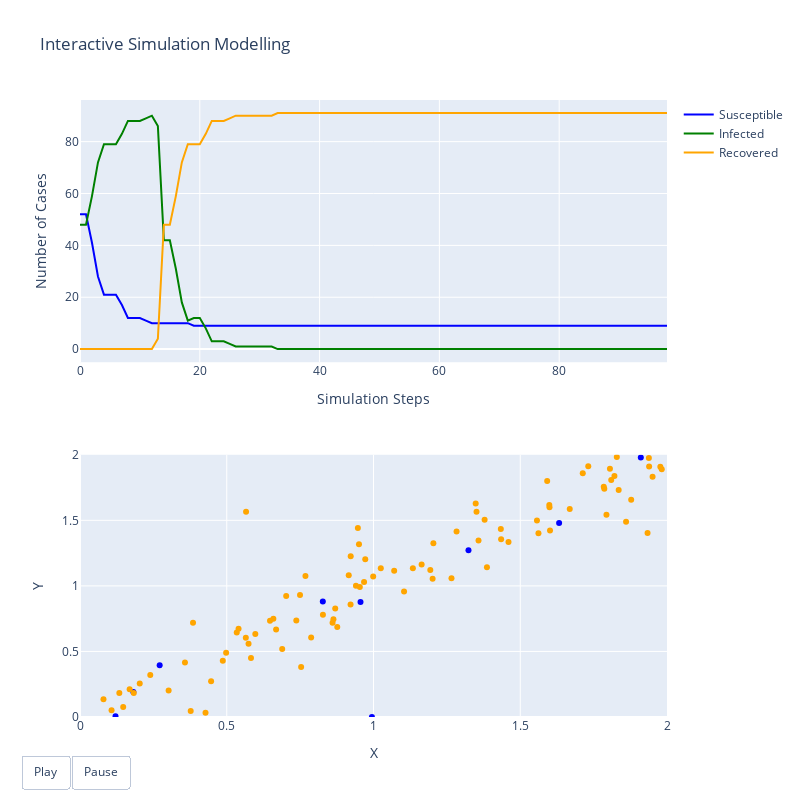

The cell this chart's notebook holds for it:
### Code cell
fig = make_subplots(rows=2, cols=1)

fig.add_trace(
    go.Scatter(x=[i for i in range(len(negatives))], y=negatives,
                     mode="lines",
                     line=dict(width=2, color="blue"), name='Susceptible',),
    row=1, col=1
)

fig.add_trace(
    go.Scatter(x=[i for i in range(len(negatives))], y=positives,
                     mode="lines",
                     line=dict(width=2, color="green"), name='Infected',),
    row=1, col=1
)

fig.add_trace(
    go.Scatter(x=[i for i in range(len(negatives))], y=survivors,
                     mode="lines",
                     line=dict(width=2, color="orange"), name='Recovered',),
    row=1, col=1
)

fig.add_trace(
    go.Scatter(
    x=df[(df['index']==len(df['index'].unique())-1) & (df['state']=='Susceptible')]['x_pos'], 
    y=df[(df['index']==len(df['index'].unique())-1) & (df['state']=='Susceptible')]['y_pos'],
    name='Susceptible',
    mode='markers',
    marker=dict(
    color="blue"),
    showlegend=False
    ),
    row=2, col=1)

fig.add_trace(go.Scatter(
    x=df[(df['index']==len(df['index'].unique())-1) & (df['state']=='Infected')]['x_pos'], 
    y=df[(df['index']==len(df['index'].unique())-1) & (df['state']=='Infected')]['y_pos'],
    name='Infected',
    mode='markers',
    marker=dict(
    color="green"),
    showlegend=False
    ),
    row=2, col=1)

fig.add_trace(go.Scatter(
    x=df[(df['index']==len(df['index'].unique())-1) & (df['state']=='Recovered')]['x_pos'], 
    y=df[(df['index']==len(df['index'].unique())-1) & (df['state']=='Recovered')]['y_pos'],
    name='Recovered',
    mode='markers',
    marker=dict(
    color="orange"),
    showlegend=False
    ),
    row=2, col=1)

frames =[go.Frame(
        data=[go.Scatter(
            x=[i for i in range(k)],
            y=negatives,
            mode="lines",
            line=dict(width=2, color="blue")),
             go.Scatter(
            x=[i for i in range(k)],
            y=positives,
            mode="lines",
            line=dict(width=2, color="green")),
             go.Scatter(
            x=[i for i in range(k)],
            y=survivors,
            mode="lines",
            line=dict(width=2, color="orange")),
            go.Scatter(
                x=df[(df['index']==k) & (df['state']=='Susceptible')]['x_pos'], 
                y=df[(df['index']==k) & (df['state']=='Susceptible')]['y_pos'],
                mode='markers',
                marker=dict(
                color="blue")
                ),
            go.Scatter(
                x=df[(df['index']==k) & (df['state']=='Infected')]['x_pos'], 
                y=df[(df['index']==k) & (df['state']=='Infected')]['y_pos'],
                mode='markers',
                marker=dict(
                color="green")
                ),
            go.Scatter(
                x=df[(df['index']==k) & (df['state']=='Recovered')]['x_pos'], 
                y=df[(df['index']==k) & (df['state']=='Recovered')]['y_pos'],
                mode='markers',
                marker=dict(
                color="orange")
                ),
            ],
            traces=[0,1,2,3,4,5])

        for k in range(len(negatives))] 

fig.frames=frames
fig.update_layout(updatemenus= [
            {
                "buttons": [
                    {
                        "args": [None, {"frame": {"duration": 100, "redraw": False},
                                        "fromcurrent": True, "transition": {"duration": 10,
                                                                            "easing": "quadratic-in-out"}}],
                        "label": "Play",
                        "method": "animate"
                    },
                    {
                        "args": [[None], {"frame": {"duration": 0, "redraw": False},
                                          "mode": "immediate",
                                          "transition": {"duration": 0}}],
                        "label": "Pause",
                        "method": "animate"
                    }
                ],
                "direction": "left",
                "pad": {"r": 10, "t": 87},
                "showactive": False,
                "type": "buttons",
                "x": 0.1,
                "xanchor": "right",
                "y": 0.08,
                "yanchor": "top"
            }
        ],)

fig.update_xaxes(title_text="Simulation Steps", row=1, col=1)
fig.update_yaxes(title_text="Number of Cases", row=1, col=1)
fig.update_xaxes(title_text="X", range=[0,grid_limits[0]], row=2, col=1)
fig.update_yaxes(title_text="Y", range=[0,grid_limits[1]], row=2, col=1)
fig.update_layout(height=800, width=800, title_text="Interactive Simulation Modelling")
fig.show()

### Figure 1 — Plotly figure (JSON) as saved in the notebook; plotly's stock layout.template omitted (floating-point values rounded to 4 significant figures)
{"data": [{"line": {"color": "blue", "width": 2}, "mode": "lines", "name": "Susceptible", "type": "scatter", "x": [0, 1, 2, 3, 4, 5, 6, 7, 8, 9, 10, 11, 12, 13, 14, 15, 16, 17, 18, 19, 20, 21, 22, 23, 24, 25, 26, 27, 28, 29, 30, 31, 32, 33, 34, 35, 36, 37, 38, 39, 40, 41, 42, 43, 44, 45, 46, 47, 48, 49, 50, 51, 52, 53, 54, 55, 56, 57, 58, 59, 60, 61, 62, 63, 64, 65, 66, 67, 68, 69, 70, 71, 72, 73, 74, 75, 76, 77, 78, 79, 80, 81, 82, 83, 84, 85, 86, 87, 88, 89, 90, 91, 92, 93, 94, 95, 96, 97, 98], "xaxis": "x", "y": [52, 52, 41, 28, 21, 21, 21, 17, 12, 12, 12, 11, 10, 10, 10, 10, 10, 10, 10, 9, 9, 9, 9, 9, 9, 9, 9, 9, 9, 9, 9, 9, 9, 9, 9, 9, 9, 9, 9, 9, 9, 9, 9, 9, 9, 9, 9, 9, 9, 9, 9, 9, 9, 9, 9, 9, 9, 9, 9, 9, 9, 9, 9, 9, 9, 9, 9, 9, 9, 9, 9, 9, 9, 9, 9, 9, 9, 9, 9, 9, 9, 9, 9, 9, 9, 9, 9, 9, 9, 9, 9, 9, 9, 9, 9, 9, 9, 9, 9, 9], "yaxis": "y"}, {"line": {"color": "green", "width": 2}, "mode": "lines", "name": "Infected", "type": "scatter", "x": [0, 1, 2, 3, 4, 5, 6, 7, 8, 9, 10, 11, 12, 13, 14, 15, 16, 17, 18, 19, 20, 21, 22, 23, 24, 25, 26, 27, 28, 29, 30, 31, 32, 33, 34, 35, 36, 37, 38, 39, 40, 41, 42, 43, 44, 45, 46, 47, 48, 49, 50, 51, 52, 53, 54, 55, 56, 57, 58, 59, 60, 61, 62, 63, 64, 65, 66, 67, 68, 69, 70, 71, 72, 73, 74, 75, 76, 77, 78, 79, 80, 81, 82, 83, 84, 85, 86, 87, 88, 89, 90, 91, 92, 93, 94, 95, 96, 97, 98], "xaxis": "x", "y": [48, 48, 59, 72, 79, 79, 79, 83, 88, 88, 88, 89, 90, 86, 42, 42, 31, 18, 11, 12, 12, 8, 3, 3, 3, 2, 1, 1, 1, 1, 1, 1, 1, 0, 0, 0, 0, 0, 0, 0, 0, 0, 0, 0, 0, 0, 0, 0, 0, 0, 0, 0, 0, 0, 0, 0, 0, 0, 0, 0, 0, 0, 0, 0, 0, 0, 0, 0, 0, 0, 0, 0, 0, 0, 0, 0, 0, 0, 0, 0, 0, 0, 0, 0, 0, 0, 0, 0, 0, 0, 0, 0, 0, 0, 0, 0, 0, 0, 0, 0], "yaxis": "y"}, {"line": {"color": "orange", "width": 2}, "mode": "lines", "name": "Recovered", "type": "scatter", "x": [0, 1, 2, 3, 4, 5, 6, 7, 8, 9, 10, 11, 12, 13, 14, 15, 16, 17, 18, 19, 20, 21, 22, 23, 24, 25, 26, 27, 28, 29, 30, 31, 32, 33, 34, 35, 36, 37, 38, 39, 40, 41, 42, 43, 44, 45, 46, 47, 48, 49, 50, 51, 52, 53, 54, 55, 56, 57, 58, 59, 60, 61, 62, 63, 64, 65, 66, 67, 68, 69, 70, 71, 72, 73, 74, 75, 76, 77, 78, 79, 80, 81, 82, 83, 84, 85, 86, 87, 88, 89, 90, 91, 92, 93, 94, 95, 96, 97, 98], "xaxis": "x", "y": [0, 0, 0, 0, 0, 0, 0, 0, 0, 0, 0, 0, 0, 4, 48, 48, 59, 72, 79, 79, 79, 83, 88, 88, 88, 89, 90, 90, 90, 90, 90, 90, 90, 91, 91, 91, 91, 91, 91, 91, 91, 91, 91, 91, 91, 91, 91, 91, 91, 91, 91, 91, 91, 91, 91, 91, 91, 91, 91, 91, 91, 91, 91, 91, 91, 91, 91, 91, 91, 91, 91, 91, 91, 91, 91, 91, 91, 91, 91, 91, 91, 91, 91, 91, 91, 91, 91, 91, 91, 91, 91, 91, 91, 91, 91, 91, 91, 91, 91, 91], "yaxis": "y"}, {"marker": {"color": "blue"}, "mode": "markers", "name": "Susceptible", "showlegend": false, "type": "scatter", "x": [0.2714, 1.324, 1.632, 0.121, 0.8273, 0.9946, 0.1819, 1.911, 0.9558], "xaxis": "x2", "y": [0.3949, 1.273, 1.479, 0.006096, 0.8808, 6.074e-05, 0.191, 1.979, 0.8769], "yaxis": "y2"}, {"marker": {"color": "green"}, "mode": "markers", "name": "Infected", "showlegend": false, "type": "scatter", "x": [], "xaxis": "x2", "y": [], "yaxis": "y2"}, {"marker": {"color": "orange"}, "mode": "markers", "name": "Recovered", "showlegend": false, "type": "scatter", "x": [0.9505, 0.6889, 0.9719, 1.786, 0.7496, 0.5341, 0.5402, 1.201, 1.266, 0.9402, 0.9467, 1.861, 0.2035, 1.204, 0.5973, 0.07997, 0.8696, 1.934, 0.4467, 0.1692, 0.7535, 0.1472, 1.104, 0.8635, 1.387, 0.7025, 0.565, 1.592, 1.348, 1.283, 0.9218, 1.46, 0.3772, 0.1832, 0.8277, 1.164, 1.713, 0.9679, 1.025, 1.951, 1.939, 1.732, 0.4277, 0.7682, 0.4978, 1.669, 1.379, 0.1076, 0.5658, 1.134, 1.794, 0.6474, 1.821, 1.6, 0.6588, 1.601, 1.977, 0.2395, 1.982, 1.878, 1.835, 0.134, 1.81, 1.193, 0.3576, 1.938, 0.9535, 0.9224, 1.434, 0.4865, 0.8605, 1.829, 0.9156, 1.599, 1.806, 0.8766, 0.3851, 0.5826, 1.07, 0.6681, 1.557, 1.351, 1.784, 1.358, 1.435, 1.562, 0.999, 0.7876, 0.737, 0.3019, 0.5742], "xaxis": "x2", "y": [1.317, 0.5178, 1.204, 1.74, 0.9313, 0.6439, 0.6738, 1.055, 1.059, 1.001, 1.442, 1.49, 0.2565, 1.326, 0.6334, 0.1346, 0.8281, 1.404, 0.2722, 0.2107, 0.3822, 0.07578, 0.9581, 0.7449, 1.141, 0.9221, 0.6044, 1.8, 1.628, 1.415, 0.8571, 1.335, 0.04645, 0.1832, 0.7792, 1.164, 1.859, 1.03, 1.135, 1.833, 1.91, 1.913, 0.0318, 1.075, 0.49, 1.586, 1.505, 0.05224, 1.566, 1.134, 1.542, 0.734, 1.838, 1.6, 0.7491, 1.423, 1.909, 0.3213, 1.89, 1.657, 1.732, 0.1837, 1.807, 1.12, 0.4156, 1.976, 0.9908, 1.227, 1.434, 0.4296, 0.7192, 1.982, 1.082, 1.616, 1.894, 0.6858, 0.7194, 0.4506, 1.115, 0.6681, 1.498, 1.565, 1.756, 1.346, 1.355, 1.401, 1.071, 0.6062, 0.737, 0.2014, 0.5581], "yaxis": "y2"}], "layout": {"height": 800, "title": {"text": "Interactive Simulation Modelling"}, "updatemenus": [{"active": 0, "buttons": [{"args": [null, {"frame": {"duration": 100, "redraw": false}, "fromcurrent": true, "transition": {"duration": 10, "easing": "quadratic-in-out"}}], "label": "Play", "method": "animate"}, {"args": [[null], {"frame": {"duration": 0, "redraw": false}, "mode": "immediate", "transition": {"duration": 0}}], "label": "Pause", "method": "animate"}], "direction": "left", "pad": {"r": 10, "t": 87}, "showactive": false, "type": "buttons", "x": 0.1, "xanchor": "right", "y": 0.08, "yanchor": "top"}], "width": 800, "xaxis": {"anchor": "y", "autorange": true, "domain": [0, 1], "range": [0, 99], "title": {"text": "Simulation Steps"}, "type": "linear"}, "xaxis2": {"anchor": "y2", "domain": [0, 1], "range": [0, 2], "title": {"text": "X"}, "type": "linear"}, "yaxis": {"anchor": "x", "autorange": true, "domain": [0.575, 1], "range": [-5.056, 96.06], "title": {"text": "Number of Cases"}, "type": "linear"}, "yaxis2": {"anchor": "x2", "domain": [0, 0.425], "range": [0, 2], "title": {"text": "Y"}, "type": "linear"}}}
